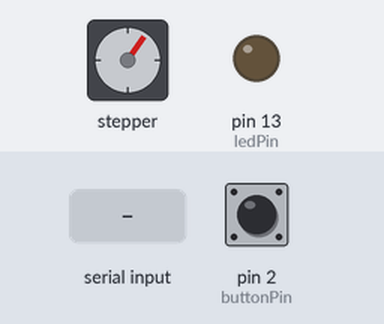
A sketch run on a simulated Arduino Uno, built with avr-gcc and run on an emulated ATmega328P. Parts: stepper motor, output pins drawn as LEDs (lit = HIGH). The test bench sets the inputs (shaded band); at power-on: pin 2 (buttonPin) LOW. Stepper angles assume 150 steps per turn.

Above: at 1.3 s.
1.4 s: "." received over Serial
At 2.3 s:
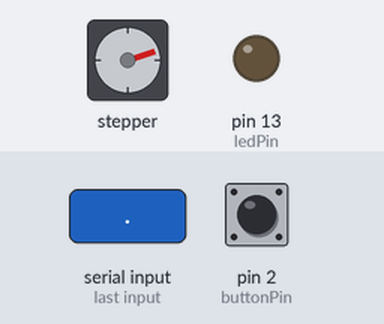
3.4 s: "," received over Serial
At 4.1 s:
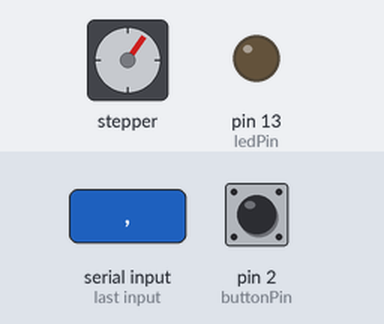
Timing chart, 0 to 6.4 s (numbered marks = the images above; inputs shaded):
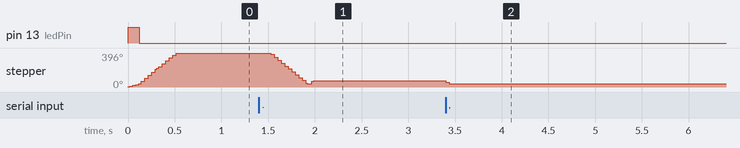

Measured:
- after the input at 3.4 s, stepper: goes 55° 0.04 s, then 36°, starting at once

The sketch:

mouse_moving.ino
```cpp
//Includes the Arduino Stepper Library
#include <Stepper.h>

// Defines the number of steps per rotation
const int stepsPerRevolution = 150;
const int buttonPin = 2;     // the number of the pushbutton pin
const int ledPin =  13;      // the number of the LED pin

// variables will change:
int buttonState = 0;         // variable for reading the pushbutton status

int cw;
int ccw;
int cnt;
int serial_read;


// Creates an instance of stepper class
// Pins entered in sequence IN1-IN3-IN2-IN4 for proper step sequence
Stepper myStepper = Stepper(stepsPerRevolution, 8, 10, 9, 11);

void setup() {
  // initialize serial: use serial for minor adjust when board connected to dev platform
  Serial.begin(9600);
  // initialize the LED pin as an output:
  pinMode(ledPin, OUTPUT);
  // initialize the pushbutton pin as an input: use switch for power up alignment
  pinMode(buttonPin, INPUT);

  // read the state of the pushbutton value:
  buttonState = digitalRead(buttonPin);

  while (buttonState == HIGH){
    myStepper.setSpeed(50);
    myStepper.step(-stepsPerRevolution/50);
    digitalWrite(ledPin, LOW);
    buttonState = digitalRead(buttonPin);
  }

  digitalWrite(ledPin, HIGH);
  myStepper.setSpeed(50);
  myStepper.step(stepsPerRevolution/10);
  digitalWrite(ledPin, LOW);

}

void loop() {
  cnt = 0;

  // Rotate CW
  myStepper.setSpeed(150);
  myStepper.step(stepsPerRevolution);
  delay(1000);

  // Rotate CCW
  myStepper.setSpeed(150);
  myStepper.step(-stepsPerRevolution);

  // turn off pin save power
  digitalWrite(8, LOW);
  digitalWrite(9, LOW);
  digitalWrite(10, LOW);
  digitalWrite(11, LOW);

  // pause time
  while (cnt < 6000){
    delay(10);
    cnt += 1;

    // detect if serial available and user input
    cw = 0;
    ccw = 0;
    while (Serial.available() > 0) {
      serial_read = Serial.read();
      if (serial_read == ',') {
        ccw = 1;
        cw = 0;
      }
      else if (serial_read == '.'){
        cw = 1;
        ccw = 0;
      }
    }

    // user adjust position
    if (cw == 1){
      myStepper.setSpeed(150);
      myStepper.step(stepsPerRevolution/10);
    }

    if (ccw == 1){
      myStepper.setSpeed(150);
      myStepper.step(-stepsPerRevolution/10);
    }

  }
}
```
